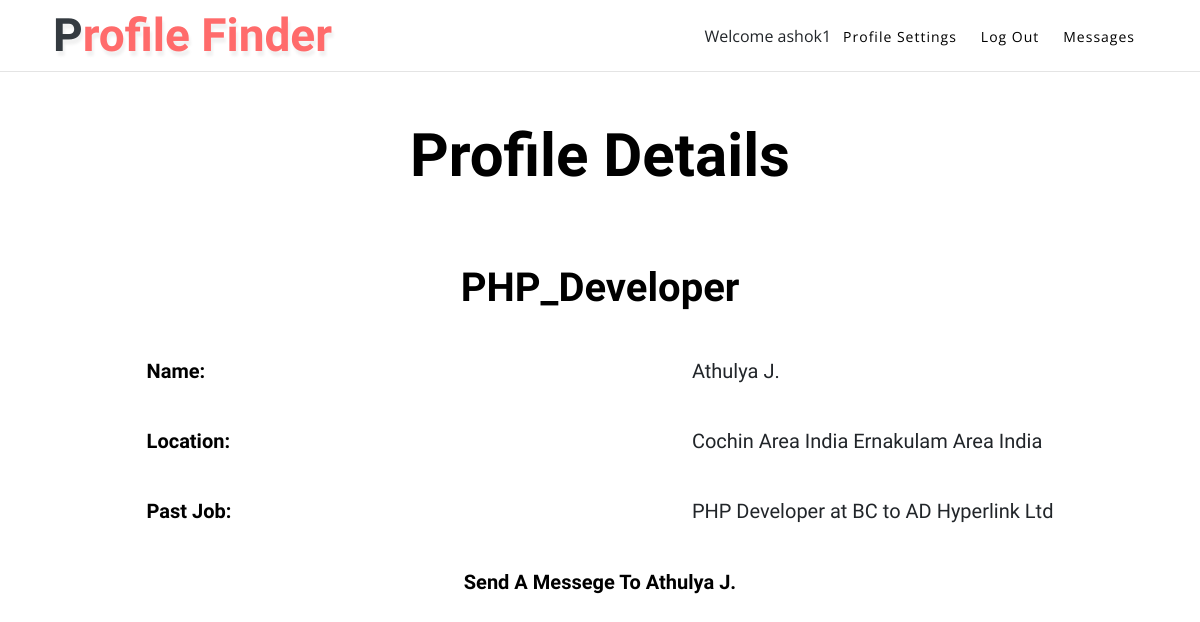
/profile_details.php?id=1 (signed in), run on the app's committed database.
### tables this page shows
CREATE TABLE IF NOT EXISTS `details_test` (
  `id` mediumint(9) NOT NULL AUTO_INCREMENT,
  `url` varchar(300) DEFAULT NULL,
  `pastjob` varchar(300) NOT NULL,
  `name` varchar(300) NOT NULL,
  `firstname` varchar(300) NOT NULL,
  `lastname` varchar(300) NOT NULL,
  `job` varchar(300) NOT NULL,
  `location` varchar(300) NOT NULL,
  `query` varchar(300) DEFAULT NULL,
  `category` varchar(300) DEFAULT NULL,
  `timestamp` varchar(300) DEFAULT NULL,
  `currentJob` varchar(300) NOT NULL,
  `error` varchar(300) DEFAULT NULL,
  `email` varchar(300) DEFAULT NULL,
  `username` varchar(300) DEFAULT NULL,
  PRIMARY KEY (`id`)
);

### profile_details.php (the view, shortened to what this page needs)
<?php
require_once('connect.php');
include('header.php');
$id = $_GET['id'];
?>
<?php
if ($_SESSION['username'])
	{
		$query = "SELECT * FROM  details_test WHERE id='$id'";
		$retrn = mysqli_query($con,$query);
		$row = mysqli_fetch_assoc($retrn);
		$name = $row['name'];
		$job = $row['job'];
		$location = $row['location'];
		$pjob = $row['pastjob'];
	?>
<!DOCTYPE html>
<html>
<head>
</head>
<body>
<br>
<br>
<br>
<br>
<br>
<div class="main-w3pvt mian-content-wthree_no_image text-center" id="home">
        <div class="container">
                <h3 class="text-wh font-weight-bold" style="color:black; font-size: 60px;">Profile Details</h3>
                <div class="home-form-w3ls mt-5 pt-lg-4">
                    <form  method="post">
                                <div class="form-group">
                                    <div align="left" class="form_textbox_styles">
                                    	<center><h5 class="text-wh font-weight-bold" style="color:black; font-size: 40px;"><?php echo $job ?></h5></center>
                                    	<br>
                                    	<center>
                                    	<table>
                                    		<tr>
		                                       <td width="60%" height="70"><h5 class="text-wh font-weight-bold" style="color:black;">Name: </h5></td>
		                                       <td width="70%" height="70"><h5><?php echo $name ?></h5></td>
		                                    </tr>
		                                    <tr>
		                                       <td height="70"><h5 class="text-wh font-weight-bold" style="color:black;">Location: </h5></td>
		                                       <td height="70"><h5><?php echo $location ?></h5></td>
		                                    </tr>
		                                	<?php if ($pjob)
		                                    {
		                                    echo '<tr>';
		                                       echo '<td height="70"><h5 class="text-wh font-weight-bold" style="color:black;">Past Job: </h5></td>';
		                                       echo '<td height="70"><h5>' . $pjob . '</h5></td>';
		                                    echo '</tr>';
		                                	}
		                                	?>
		                                </table>
		                                </center>
		                                <center>
                                        <br>
                                        <h5 class="text-wh font-weight-bold" >
                                            <a style="color:black;" href="send_pm_to_profile.php?id=<?php echo $id ?>">Send A Messege To&nbsp<?php echo $name ?> </a>
                                        </h5>
                                        </center>
                                    </div>
                                </div>
                            </div>
                        </div>
                </div>
</body>
</html>
<?php
	}
else
	{
		 echo '<script>alert("Please Login")</script>';
         echo '<script>window.location="login.php"</script>';
	}
?>

### css/style.css (style rules this page uses)
body { padding: 0; margin: 0; background: #FFF; font-family: 'Open Sans', sans-serif; }
body button, .btn, body a { transition: 0.5s all; -webkit-transition: 0.5s all; -moz-transition: 0.5s all; -o-transition: 0.5s all; -ms-transition: 0.5s all; }
html { scroll-behavior: smooth; }
h1, h2, h3, h4, h5, h6 { margin: 0; padding: 0; font-family: 'Roboto Condensed', sans-serif; }
.text-wh { color: #fff; }
.mian-content-wthree_no_image { background-size: cover; -webkit-background-size: cover; -moz-background-size: cover; -o-background-size: cover; -ms-background-size: cover; min-height: 50vw; z-index: 1; position: relative; }

### data on the page
details_test: job "PHP_Developer", name "Athulya J.", location "Cochin Area India Ernakulam Area India", pastjob "PHP Developer at BC to AD Hyperlink Ltd"

### other printed values
$_SESSION['username'] "ashok1"
